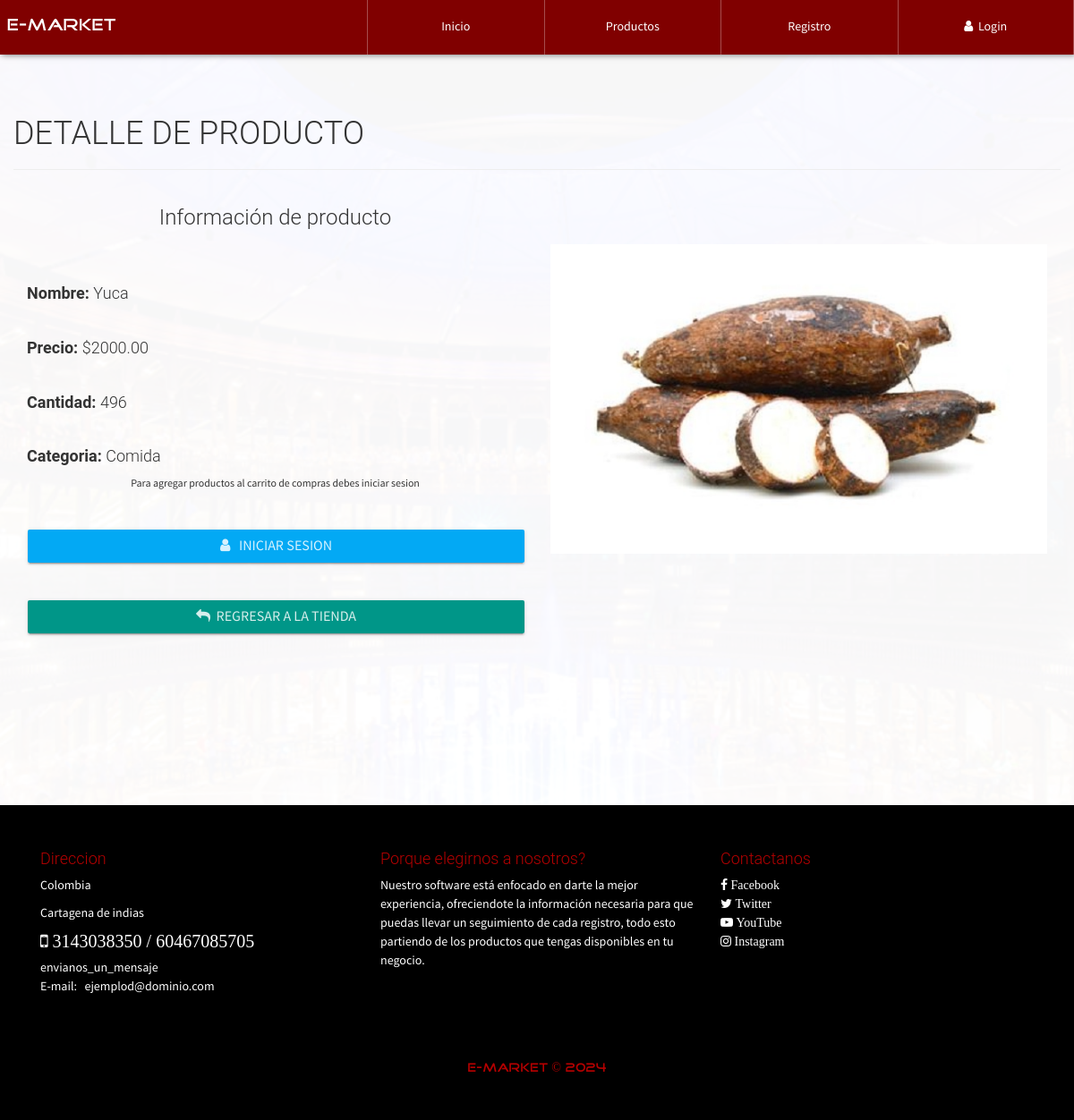
Before: /InfoProd.php?CodigoProd=456 with the older database file.
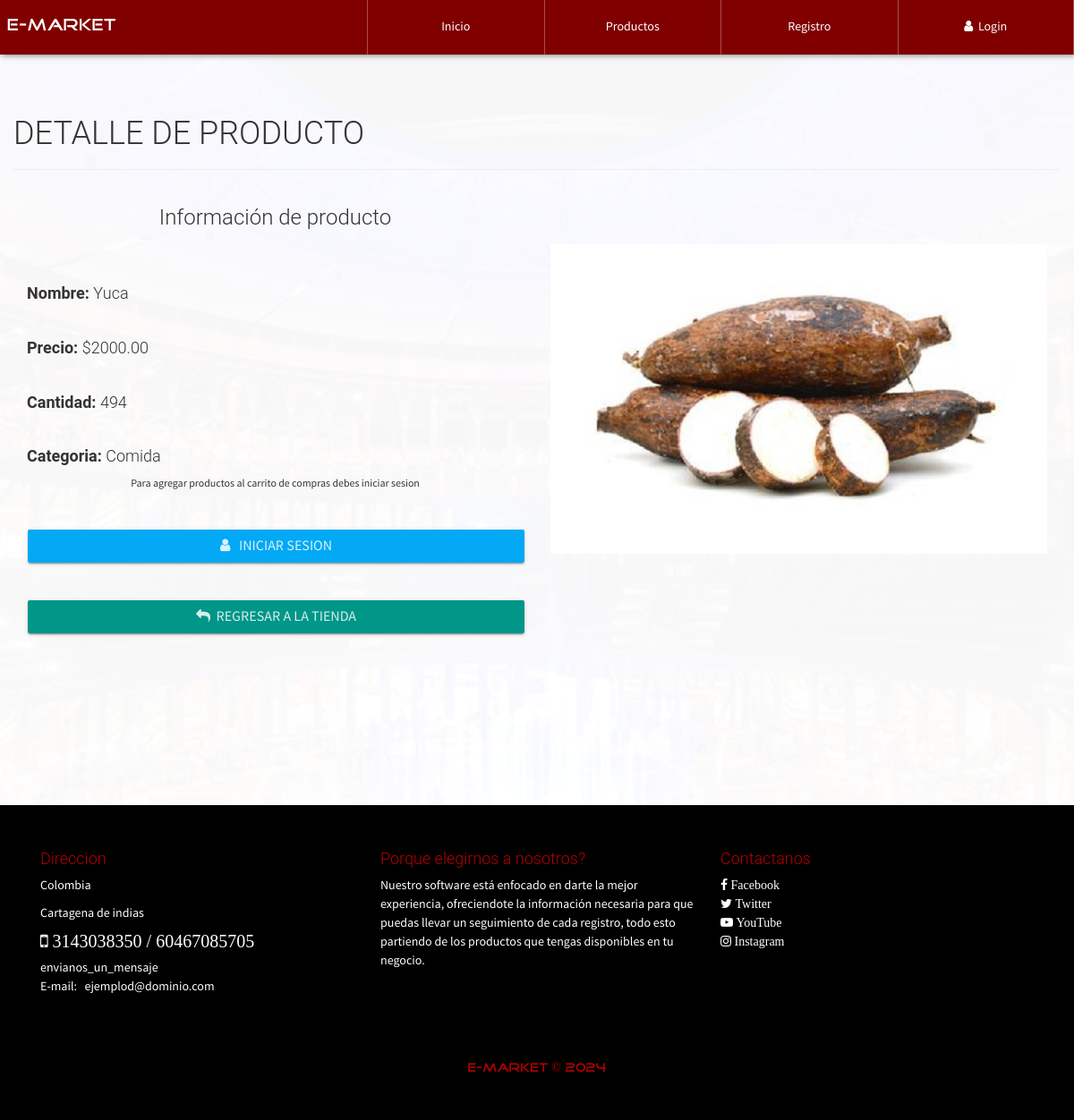
After: the same page with the newer database file.
### tables this page shows
CREATE TABLE `producto` (
  `id` int(20) NOT NULL,
  `CodigoProd` varchar(30) NOT NULL,
  `NombreProd` varchar(30) NOT NULL,
  `CodigoCat` varchar(30) NOT NULL,
  `Precio` decimal(30,2) NOT NULL,
  `Descuento` int(2) NOT NULL,
  `Modelo` varchar(30) NOT NULL,
  `Marca` varchar(30) NOT NULL,
  `Stock` int(20) NOT NULL,
  `NITProveedor` varchar(30) NOT NULL,
  `Imagen` varchar(150) NOT NULL,
  `Nombre` varchar(30) NOT NULL,
  `Estado` varchar(15) NOT NULL
);

CREATE TABLE `categoria` (
  `CodigoCat` varchar(30) NOT NULL,
  `Nombre` varchar(30) NOT NULL,
  `Descripcion` text NOT NULL
);

### Consultas/ConsultasSql.php (called while the page is built, shortened)
<?php
class ejecutar {
    public static function conectar(){
        if(!$con=  mysqli_connect(SERVER,USER,PASS,BD)){
            echo "Error en el servidor, verifique sus datos";
        }
        mysqli_set_charset($con, "utf8");
        return $con;
    }
    public static function consultar($query) {
        if (!$consul = mysqli_query(ejecutar::conectar(), $query)) {
            echo 'Error en la consulta SQL ejecutada';
        }
        return $consul;
    }
}
class consultas{
    public static function clean_string($val){
        $val=trim($val);
        $val=stripslashes($val);
        $val=str_ireplace("SELECT * FROM", "", $val);
        $val=str_ireplace("DELETE FROM", "", $val);
        $val=str_ireplace("INSERT INTO", "", $val);
        $val=str_ireplace("--", "", $val);
    return $val;
    }
}

### InfoProd.php (the view, shortened to what this page needs)
<?php
include './Consultas/consultasSql.php';
?>
<!DOCTYPE html>
<html lang="es">
<head>
</head>
<body id="container-page-product">
    <?php include './include/navbar.php'; ?>
    <section id="infoproduct">
        <div class="container">
            <div class="row">
                <div class="page-header">
                    <h1>DETALLE DE PRODUCTO </h1>
                </div>
                <?php
                    $CodigoProducto=consultas::clean_string($_GET['CodigoProd']);
                    $productoinfo=  ejecutar::consultar("SELECT producto.CodigoProd,producto.NombreProd,producto.CodigoCat,categoria.Nombre,producto.Precio,producto.Descuento,producto.Stock,producto.Imagen FROM categoria INNER JOIN producto ON producto.CodigoCat=categoria.CodigoCat  WHERE CodigoProd='".$CodigoProducto."'");
                    while($fila=mysqli_fetch_array($productoinfo, MYSQLI_ASSOC)){
                        echo '
                            <div class="col-xs-12 col-sm-6">
                                <h3 class="text-center">Información de producto</h3>
                                <br><br>
                                <h4><strong>Nombre: </strong>'.$fila['NombreProd'].'</h4><br>
                                <h4><strong>Precio: </strong>$'.number_format(($fila['Precio']-($fila['Precio']*($fila['Descuento']/100))), 2, '.', '').'</h4><br>
                                <h4><strong>Cantidad: </strong>'.$fila['Stock'].'</h4><br>
                                <h4><strong>Categoria: </strong>'.$fila['Nombre'].'</h4>';
                                if($fila['Stock']>=1){
                                    if($_SESSION['nombreAdmin']!="" || $_SESSION['nombreUser']!=""){
                                        echo '<form action="process/carrito.php" method="POST" class="FormCatElec" data-form="">
                                            <input type="hidden" value="'.$fila['CodigoProd'].'" name="codigo">
                                            <label class="text-center"><small>Agrega la cantidad de productos que añadiras al carrito de compras (Maximo '.$fila['Stock'].' productos)</small></label>
                                            <div class="form-group">
                                                <input type="number" class="form-control" value="1" min="1" max="'.$fila['Stock'].'" name="cantidad">
                                            </div>
                                            <button class="btn btn-lg btn-raised btn-success btn-block"><i class="fa fa-shopping-cart"></i>&nbsp;&nbsp; Añadir al carrito</button>
                                        </form>
                                        <div class="ResForm"></div>';
                                    }else{
                                        echo '<p class="text-center"><small>Para agregar productos al carrito de compras debes iniciar sesion</small></p><br>';
                                        echo '<button class="btn btn-lg btn-raised btn-info btn-block" data-toggle="modal" data-target=".modal-login"><i class="fa fa-user"></i>&nbsp;&nbsp; Iniciar sesion</button>';
                                    }
                                }else{
                                    echo '<p class="text-center text-danger lead">No hay existencias de este producto</p><br>';
                                }
                                if($fila['Imagen']!="" && is_file("./imagenes/img-products/".$fila['Imagen'])){
                                    $imagenFile="./imagenes/img-products/".$fila['Imagen'];
                                }else{
                                    $imagenFile="./imagenes/img-products/default.png";
                                }
                                echo '<br>
                                <a href="productos.php" class="btn btn-lg btn-primary btn-raised btn-block"><i class="fa fa-mail-reply"></i>&nbsp;&nbsp;Regresar a la tienda</a>
                            </div>
                            <div class="col-xs-12 col-sm-6">
                                <br><br><br>
                                <img class="img-responsive" src="'.$imagenFile.'">
                            </div>';
                    }
                ?>
            </div>
        </div>
    </section>
</body>
</html>

Changed rows visible on the page:
changed producto "Yuca": Stock "496" → "494"
